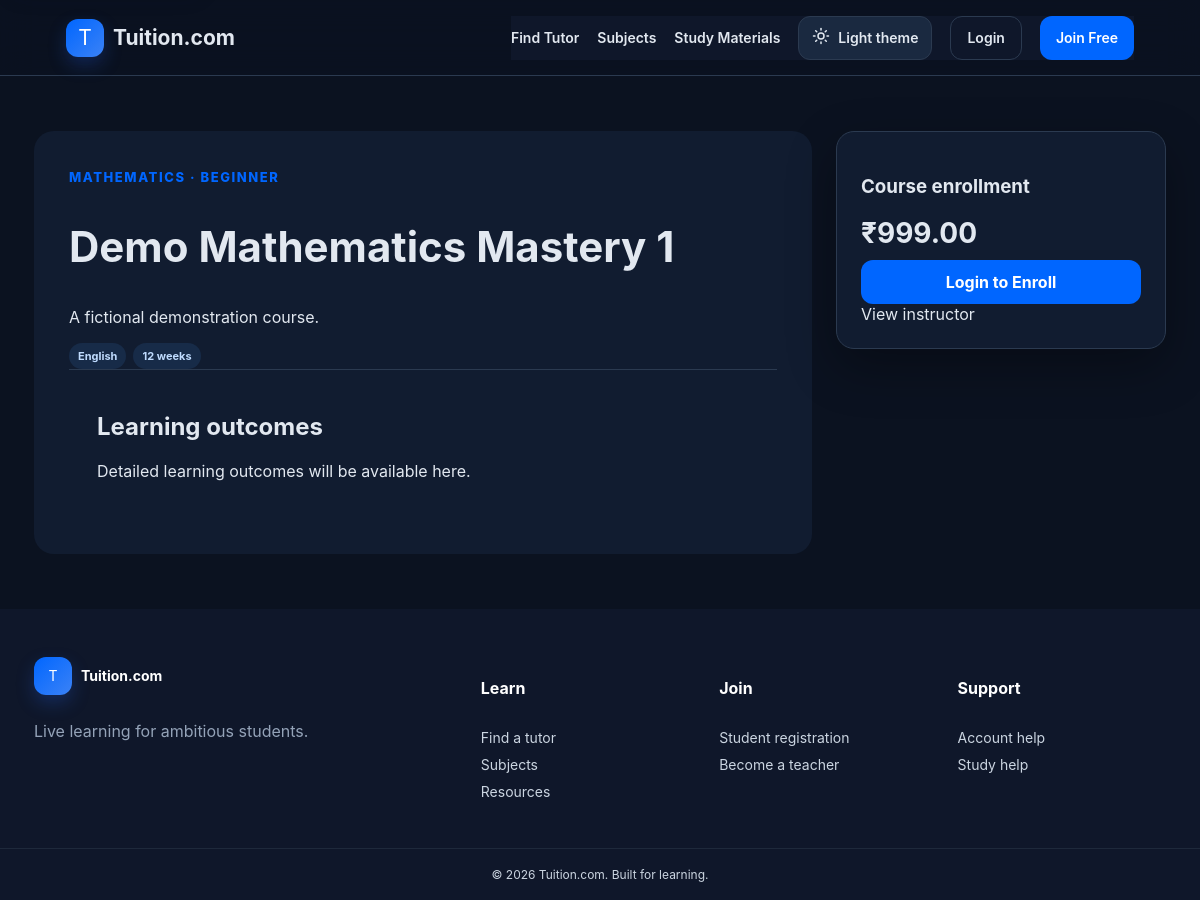
The page /courses/1/ on the database its author committed.
### config/edtech/models.py (models this page shows, shortened)
class Course(models.Model):
    LEVEL_CHOICES = [("Beginner", "Beginner"), ("Intermediate", "Intermediate"), ("Advanced", "Advanced")]
    title = models.CharField(max_length=180)
    slug = models.SlugField(unique=True, blank=True)
    description = models.TextField()
    subject = models.ForeignKey(Subject, on_delete=models.PROTECT, related_name="courses")
    grade = models.ForeignKey(Grade, on_delete=models.SET_NULL, null=True, blank=True)
    board = models.ForeignKey(EducationBoard, on_delete=models.SET_NULL, null=True, blank=True)
    teacher = models.ForeignKey(TeacherProfile, on_delete=models.CASCADE, related_name="courses")
    price = models.DecimalField(max_digits=8, decimal_places=2)
    discount_price = models.DecimalField(max_digits=8, decimal_places=2, null=True, blank=True)
    duration = models.CharField(max_length=100, blank=True)
    level = models.CharField(max_length=20, choices=LEVEL_CHOICES, default="Beginner")
    language = models.CharField(max_length=50, default="English")
    outcomes = models.TextField(blank=True)
    requirements = models.TextField(blank=True)
    active = models.BooleanField(default=True)
    created_at = models.DateTimeField(auto_now_add=True)

class Subject(models.Model):
    CATEGORY_CHOICES = [
        ("School", "School Education"), ("Commerce", "Commerce"),
        ("Technology", "Technology"), ("Competitive", "Competitive Exams"),
    ]
    name = models.CharField(max_length=100)
    slug = models.SlugField(unique=True, blank=True)
    description = models.TextField(blank=True)
    icon = models.CharField(max_length=50, default="book-open")
    category = models.CharField(max_length=20, choices=CATEGORY_CHOICES)
    grades = models.ManyToManyField(Grade, blank=True)
    boards = models.ManyToManyField(EducationBoard, blank=True)
    active = models.BooleanField(default=True)

### config/edtech/views.py (the view)
# urls.py: path("courses/<int:pk>/", views.course_detail, name="course_detail"),
def course_detail(request, pk):
    course = get_object_or_404(Course.objects.select_related("subject", "teacher", "teacher__user"), pk=pk)
    enrollment = Enrollment.objects.filter(student=request.user, course=course).first() if request.user.is_authenticated else None
    is_enrolled = bool(enrollment and enrollment.paid)
    lessons = course.lessons.order_by("order", "pk") if is_enrolled else Lesson.objects.none()
    return render(request, "edtech/course_detail.html", {
        "course": course,
        "enrollment": enrollment,
        "is_enrolled": is_enrolled,
        "lessons": lessons,
        "completed_lesson_ids": set(
            LessonProgress.objects.filter(
                student=request.user, lesson__course=course,
            ).values_list("lesson_id", flat=True)
        ) if request.user.is_authenticated and is_enrolled else set(),
        "display_price": course.discount_price if course.discount_price is not None else course.price,
        "payment_request_key": uuid4(),
    })

### config/edtech/templates/edtech/course_detail.html (shortened to what this page needs)
{% extends "edtech/base.html" %}
{% block content %}
<section class="course-detail">
  <div>
    <span class="kicker">{{ course.subject.name }} · {{ course.level }}</span>
    <h1>{{ course.title }}</h1>
    <p>{{ course.description }}</p>
    <div class="chips"><span>{{ course.language }}</span><span>{{ course.duration|default:"Flexible duration" }}</span></div>
    <div class="profile-section"><h2>Learning outcomes</h2><p>{{ course.outcomes|default:"Detailed learning outcomes will be available here." }}</p></div>
  </div>
  <aside class="booking-card">
    <h3>Course enrollment</h3>
    <strong>₹{{ display_price }}</strong>
    {% if is_enrolled %}
      <button class="btn secondary full" disabled>Already Enrolled</button>
    {% elif user.is_authenticated %}
      <form method="post" action="{% url 'enroll_course' course.pk %}">
        {% csrf_token %}
        <input type="hidden" name="request_key" value="{{ payment_request_key }}">
        <button class="btn primary full" type="submit">Enroll Now</button>
      </form>
    {% else %}
      <a class="btn primary full" href="{% url 'login' %}">Login to Enroll</a>
    {% endif %}
    <a href="{% url 'public_teacher_profile' course.teacher.public_slug %}">View instructor</a>
  </aside>
</section>
{% endblock %}

### static/edtech/style.css (style rules this page uses)
:root { --primary:#2563EB;--blue:#EFF6FF;--purple:#8B5CF6;--orange:#F97316;--mint:#10B981;--lavender:#F5F3FF;--bg:#F8FAFC;--text:#1E293B;--muted:#64748B;--white:#fff;--border:#E2E8F0;--shadow:0 18px 50px rgba(37,99,235,.10) }
* { box-sizing:border-box }
html { scroll-behavior:smooth }
body { margin:0;font-family:Inter,Poppins,sans-serif;color:var(--text);background:var(--bg) }
a { text-decoration:none;color:inherit }
.nav-register,.btn.primary { background:var(--primary);color:#fff!important }
.eyebrow,.kicker { color:var(--primary);font-size:13px;font-weight:800;text-transform:uppercase;letter-spacing:.12em }
.btn { min-height:44px;border:0;border-radius:12px;padding:12px 20px;display:inline-flex;align-items:center;justify-content:center;gap:8px;font-weight:700;cursor:pointer;transition:.2s }
.btn.full { width:100%;margin-top:10px }
.chips { display:flex;gap:7px;flex-wrap:wrap }
.chips span { padding:6px 9px;border-radius:999px;background:var(--blue);color:var(--primary);font-size:11px;font-weight:700 }
.profile-page,.course-detail { max-width:1180px;margin:55px auto;display:grid;grid-template-columns:1fr 330px;gap:24px;padding:0 24px }
.profile-section { padding:22px 28px;border-top:1px solid var(--border) }
.booking-card { height:max-content;padding:24px;border:1px solid var(--border);border-radius:18px;background:#fff;box-shadow:var(--shadow) }
.booking-card>strong { font-size:28px }
.course-detail>div { padding:35px;border-radius:20px;background:#fff }
.course-detail h1 { font-size:42px }
body.dark { --bg:#0F172A;--text:#E2E8F0;--muted:#94A3B8;--border:#334155;--white:#1E293B }
.dark .navbar,.dark .subject-card,.dark .teacher-profile-card,.dark .course-card,.dark .auth-card,.dark .filter-panel,.dark .tutor-row,.dark .profile-main,.dark .booking-card,.dark .course-detail>div,.dark .sidebar,.dark .widget,.dark .panel,.dark .material-card,.dark .stats-strip,.dark .hero-card { background:#1E293B }

### static/edtech/frontend-audit.css (style rules this page uses)
:root { --primary: #4F46E5; --secondary: #7C3AED; --accent: #F97316; --mint: #0D9488; --background: #F8FAFC; --card: #FFFFFF; --light-blue: #EEF2FF; --light-purple: #F3E8FF; --light-orange: #FFF7ED; --light-mint: #F0FDFA; --text: #111827; --muted: #64748B; --border: #E2E8F0; --focus: #6366F1; --success: #16A34A; --warning: #EAB308; --danger: #DC2626; --primary-gradient: linear-gradient(135deg, #4F46E5, #7C3AED); --hero-gradient: linear-gradient(135deg, #EEF2FF, #F3E8FF, #EFF6FF); --blue: var(--light-blue); --purple: var(--secondary); --orange: var(--accent); --lavender: var(--light-purple); --bg: var(--background); --white: var(--card); }
html, body { max-width: 100%; overflow-x: hidden; }
body { font-family: Inter, "Segoe UI", Arial, sans-serif; color: var(--text); background: var(--background); }
.btn { min-height: 44px; }
.course-detail, .profile-page { min-width: 0; }
.profile-main, .booking-card, .course-detail > div { min-width: 0; }
body.dark { --primary: #0066FF; --purple: #3B82F6; --blue: #172B48; --lavender: #172033; --bg: #0B1220; --background: #0B1220; --text: #E2E8F0; --muted: #9AAAC0; --white: #111C30; --card: #111C30; --light-blue: #15253E; --light-purple: #1C2040; --border: #2B3A50; --focus: #60A5FA; --shadow: 0 18px 50px rgba(0,0,0,.32); color: var(--text); background: var(--bg); }
body.dark .hero-search, body.dark .hero-card, body.dark .stats-strip, body.dark .subject-card, body.dark .teacher-profile-card, body.dark .course-card, body.dark .empty-state, body.dark .auth-card, body.dark .filter-panel, body.dark .tutor-row, body.dark .profile-main, body.dark .booking-card, body.dark .course-detail > div, body.dark .sidebar, body.dark .widget, body.dark .panel, body.dark .material-card, body.dark .completion-card, body.dark .editor-section, body.dark .editor-item, body.dark .public-profile-main, body.dark .portfolio-card { background: #111C30; color: var(--text); border-color: var(--border); }
body.dark .chips span, body.dark .status, body.dark .skill-tag { background: #172B48; color: #BFDBFE; }

### rows shown on the page
Course: subject.name "MATHEMATICS", level "BEGINNER", title "Demo Mathematics Mastery 1", description "A fictional demonstration course.", language "English", duration "12 weeks", outcomes "Detailed learning outcomes will be available here.", discount_price "999.00"
